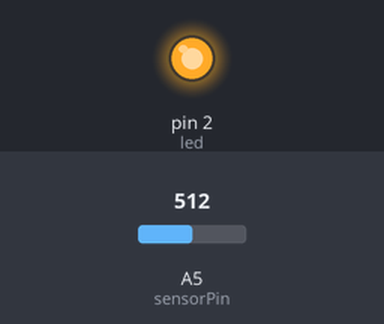
Simulated run of this sketch. Board: Arduino Uno, built with avr-gcc and run on an emulated ATmega328P. Parts: output pins drawn as LEDs (lit = HIGH). Inputs (shaded band) come from the test bench; at power-on: A5 (sensorPin) = 512. What the sketch prints to the serial monitor is not drawn.

Above: at 0.3 s.
Timing chart, 0 to 1.8 s (numbered marks = the images above):
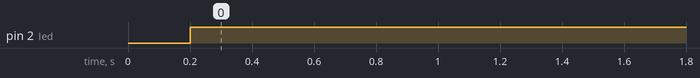

The sketch:

main.ino
```cpp
// Arduino Code to read water sensor value from A5 and send it to serial port
const int sensorPin = A5; // Pin where the water sensor is connected
const int led = 2;

void setup() {
  Serial.begin(9600); // Start serial communication at 9600 baud rate
  pinMode(led, OUTPUT);
}

void loop() {
  int sensorValue = analogRead(sensorPin); // Read the analog value from sensor
  Serial.println(sensorValue); // Send the value to serial port
  delay(200); // Wait for a second before taking another reading
  if(sensorValue > 400){
    digitalWrite(led, HIGH);
  }else{
    digitalWrite(led, LOW);
  }
}
```

Measured:
- by itself, pin 2 (led): LOW → HIGH at 0.20 s
